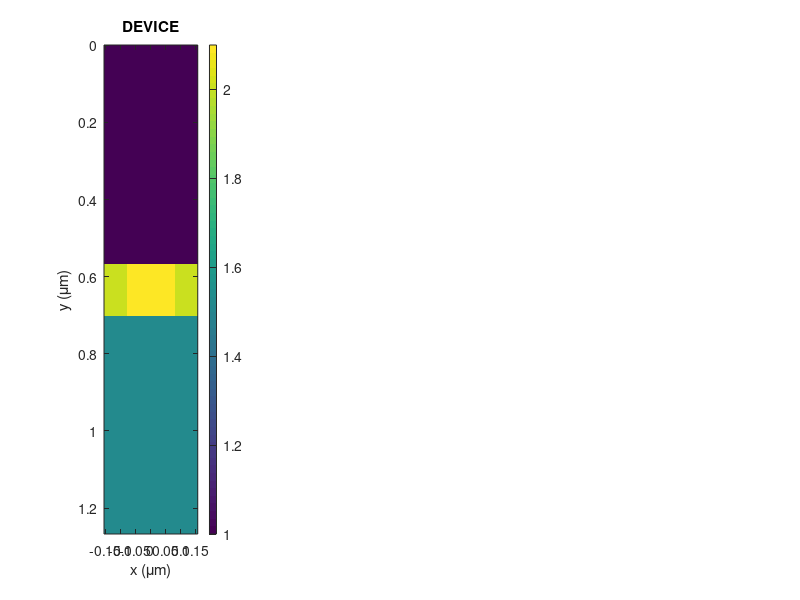

MATLAB code to generate this figure: (Note: this script raises an error after producing the figure.)
% demo_gmr
%
% This MATLAB code demonstrates the finite-difference frequency-domain
% method by modeling transmission and reflectance from a guided-mode
% resonance filter.
%
%
% Raymond C. Rumpf
% Prime Research, LC
% Blacksburg, VA
%
% Example code written for short course on
% "Introduction to Optical Simulation Using the Finite-Difference
% Frequency-Domain Method."
% INITIALIZE MATLAB
close all; clc;
clear all;

% UNITS
micrometers = 1;
nanometers = micrometers / 1000;
radians = 1;
degrees = pi/180;

% INITIALIZE FIGURE WINDOW
ss = get(0,'ScreenSize');
figure('Position',[1 0.056*ss(4) ss(3) 0.87*ss(4)]);

%%%%%%%%%%%%%%%%%%%%%%%%%%%%%%%%%%%%%%%%%%%%%%%%%%%%%%%%%%%%%%%%%%%%%%%%%%
%% DEFINE SIMULATION PARAMETERS
%%%%%%%%%%%%%%%%%%%%%%%%%%%%%%%%%%%%%%%%%%%%%%%%%%%%%%%%%%%%%%%%%%%%%%%%%%
% SOURCE
LAMBDA = [400:1:700] * nanometers; %wavelength range to simulate
theta = 0 * degrees; %angle of incidence
pol = 'E'; %polarization or mode
% GMR
T = 134 * nanometers; %thickness of GMR grating
L = 314 * nanometers; %period of GMR grating
n1 = 1.00; %refractive index of superstrate
n2 = 1.52; %refractive index of substrate
nL = 2.00; %low refractive index of GMR
nH = 2.10; %high refractive index of GMR
f = 0.5; %duty cycle of GMR grating
% GRID
nmax = max([n1 n2 nL nH]); %maximum refractive index
NRES = 40; %grid resolution parameter
NPML = 20; %size of perfectly matched layer
buf_ylo = 500 * nanometers; %space between GMR and PML
buf_yhi = 500 * nanometers; %space between GMR and PML
%%%%%%%%%%%%%%%%%%%%%%%%%%%%%%%%%%%%%%%%%%%%%%%%%%%%%%%%%%%%%%%%%%%%%%%%%%
%% COMPUTE OPTIMIZED GRID
%%%%%%%%%%%%%%%%%%%%%%%%%%%%%%%%%%%%%%%%%%%%%%%%%%%%%%%%%%%%%%%%%%%%%%%%%%
% INITIAL GRID RESOLUTION
dx1 = min(LAMBDA) /nmax/NRES; %must resolve smallest wavelength
dy1 = dx1;

dx2 = f*L/NRES; %must resolve finest dimension
dy2 = T/NRES;

dx = min(dx1,dx2); %choose smallest numbers
dy = min(dy1,dy2);

% SNAP GRID TO CRITICAL DIMENSIONS
nx = ceil(L/dx); dx = L/nx; %snap x-grid to GMR period
ny = ceil(T/dy); dy = T/ny; %snap y-grid to GMR thickness

% GRID SIZE
Sx = L; %physical size along x
Sy = buf_ylo + T + buf_yhi; %physical size along y
Nx = round(Sx/dx); %grid size along x
Ny = round(Sy/dy) + 2*NPML; %grid size along y
% ENSURE Nx IS ODD FOR FFT
Nx = 2*round(Nx/2) + 1;
dx = Sx/Nx;

% 2X GRID PARAMETERS
Nx2 = 2*Nx; %grid size is twice
Ny2 = 2*Ny;

dx2 = dx/2; %grid spacing is halved
dy2 = dy/2;

% GRID AXES
xa = [0:Nx-1]*dx; xa = xa - mean(xa);
ya = [0:Ny-1]*dy;
xa2 = [0:Nx2-1]*dx2; xa2 = xa2 - mean(xa2);
ya2 = [0:Ny2-1]*dy2;

% REPORT GRID SIZE
disp(['Grid size is: Nx = ' num2str(Nx)]);
disp([' Ny = ' num2str(Ny)]);

% CLEAR TEMPORARY VARIABLES
clear dx1 dy1 nx ny;

%%%%%%%%%%%%%%%%%%%%%%%%%%%%%%%%%%%%%%%%%%%%%%%%%%%%%%%%%%%%%%%%%%%%%%%%%%
%% BUILD GMR DEVICE ON 2X GRID
%%%%%%%%%%%%%%%%%%%%%%%%%%%%%%%%%%%%%%%%%%%%%%%%%%%%%%%%%%%%%%%%%%%%%%%%%%
% COMPUTE STRUCTURE INDICES
nx1 = round((Nx2-f*L/dx2)/2); %position of left of high index
nx2 = round((Nx2+f*L/dx2)/2); %position of right of high index
ny1 = 2*NPML + round(buf_ylo/dy2); %position of top of GMR
ny1 = 2*round(ny1/2) + 1; %make position index odd
ny2 = ny1 + round(T/dy2) - 1; %compute bottom position


% BUILD GMRER2 = er1*ones(Nx2,Ny2);


N2X = n1 * ones(Nx2,Ny2); %initialize entire grid with n1
N2X(:,ny1:ny2) = nL; %fill GMR with nL
N2X(nx1:nx2,ny1:ny2) = nH; %add nH to GMR
N2X(:,ny2+1:Ny2) = n2; %add n2 to superstrate region
% SHOW DEVICE
subplot(141);
imagesc(xa/micrometers,ya/micrometers,N2X');
xlabel('x (\mum)');
ylabel('y (\mum)');
title('DEVICE');
colorbar;
drawnow;

% COMPUTE DIELECTRIC AND MAGNETIC FUNCTIONS
ER2 = N2X.^2; %er = n^2
UR2 = ones(Nx2,Ny2); %no magnetic response
% CLEAR TEMPORARY VARIABLES
clear nx1 nx2 ny1 ny2 N2X;

%%%%%%%%%%%%%%%%%%%%%%%%%%%%%%%%%%%%%%%%%%%%%%%%%%%%%%%%%%%%%%%%%%%%%%%%%%
%% SIMULATE GUIDED-MODE RESONANCE FILTER
%%%%%%%%%%%%%%%%%%%%%%%%%%%%%%%%%%%%%%%%%%%%%%%%%%%%%%%%%%%%%%%%%%%%%%%%%%
% INITIALIZE RECORD VARIABLES
NLAM = length(LAMBDA); %determine how many simulations

REF = zeros(NLAM,1); %initialize reflection record
TRN = zeros(NLAM,1); %initialize transmission record
% ITERATE OVER WAVELENGTH
for nlam = 1 : NLAM

 % Get Next Wavelength
 lam0 = LAMBDA(nlam);

 % Compute Source Vector
 k0 = 2*pi/lam0;
 kinc = k0*n1 * [sin(theta);cos(theta)];

 % Call FDFD2D
 RES2 = [dx2 dy2];
 [R,T,m,F] = fdfd2d(lam0,UR2,ER2,RES2,NPML,kinc,pol);

 % Record Transmission and Reflection Response (%)
 REF(nlam) = 100*sum(R(:)); %add all spatial harmonics
 TRN(nlam) = 100*sum(T(:)); % to compute total power

 % Show Field
 subplot(142);
 imagesc(xa/micrometers,ya/micrometers,real(F)');
 xlabel('x (\mum)');
 ylabel('y (\mum)');
 title('FIELD');
 colorbar;

 % Show Spectra
 subplot(1,4,3:4);
 plot(LAMBDA(1:nlam)/nanometers,REF(1:nlam),'-r'); hold on;
 plot(LAMBDA(1:nlam)/nanometers,TRN(1:nlam),'-b');
 plot(LAMBDA(1:nlam)/nanometers,REF(1:nlam)+TRN(1:nlam),':k'); hold off;
 axis([min(LAMBDA)/nanometers max(LAMBDA)/nanometers 0 105]);
 xlabel('Wavelength (nm)');
 ylabel('% ','Rotation',0);
 title('SPECTRAL RESPONSE');

 drawnow; %update graphics now!
end


function [DEX,DEY,DHX,DHY] = yeeder2d(NS,RES,BC,kinc);
% YEEDER2D Yee Grid Derivative Operators on a 2D Grid
%
% [DEX,DEY,DHX,DHY] = yeeder2d(NS,RES,BC,kinc);
%
% Input Arguments
% =================
% NS [Nx Ny] 1X grid size
% RES [dx dy] 1X grid resolution
% BC [xlo xhi ylo yhi] boundary conditions
% -2: pseudo-periodic (requires kinc)
% -1: periodic
% 0: Dirichlet
% kinc [kx ky] incident wave vector
% This argument is only needed for pseudo-periodic boundaries.
%
% Note: For normalized grids, use dx=k0*dx and kinc=kinc/k0
%
% Output Arguments
% =================
%
% Ey(i+1,j) - Ey(i,j) Ex(i,j+1) - Ex(i,j)
% DEX*Ex = ------------------- DEY*Ey = -------------------
% dx dy
%
% Hy(i,j) - Hy(i-1,j) Hx(i,j) - Hx(i,j-1)
% DHX*Hx = ------------------- DHY*Hy = -------------------
% dx dy
%
% Raymond C. Rumpf
% Prime Research, LC
% Blacksburg, VA
%
% Example code written for short course on
% "Introduction to Optical Simulation Using the Finite-Difference
% Frequency-Domain Method."
%%%%%%%%%%%%%%%%%%%%%%%%%%%%%%%%%%%%%%%%%%%%%%%%%%%%%%%%%%%%%%%%%%%%%%%%%%
% VERIFY INPUT/OUTPUT ARGUMENTS
%%%%%%%%%%%%%%%%%%%%%%%%%%%%%%%%%%%%%%%%%%%%%%%%%%%%%%%%%%%%%%%%%%%%%%%%%%
% VERIFY NUMBER OF INPUT ARGUMENTS
error(nargchk(3,4,nargin));

% VERIFY NUMBER OF OUTPUT ARGUMENTS
error(nargchk(1,4,nargout));

% EXTRACT GRID PARAMETERS
Nx = NS(1); dx = RES(1);
Ny = NS(2); dy = RES(2);

% DETERMINE MATRIX SIZE
M = Nx*Ny;

%%%%%%%%%%%%%%%%%%%%%%%%%%%%%%%%%%%%%%%%%%%%%%%%%%%%%%%%%%%%%%%%%%%%%%%%%%
% DEX
%%%%%%%%%%%%%%%%%%%%%%%%%%%%%%%%%%%%%%%%%%%%%%%%%%%%%%%%%%%%%%%%%%%%%%%%%%
% INITIALIZE MATRIX
DEX = sparse(M,M);

% PLACE MAIN DIAGONALS
DEX = spdiags(-ones(M,1),0,DEX);
DEX = spdiags(+ones(M,1),+1,DEX);

% CORRECT BOUNDARY TERMS (DEFAULT TO DIRICHLET)
for ny = 1 : Ny-1
 neq = Nx*(ny-1) + Nx;
 DEX(neq,neq+1) = 0;
end

% HANDLE BOUNDARY CONDITIONS ON XHI SIDE
switch BC(2)
 case -2,
 dpx = exp(-i*kinc(1)*Nx*dx);
 for ny = 1 : Ny
 neq = Nx*(ny-1) + Nx;
 nv = Nx*(ny-1) + 1;
 DEX(neq,nv) = +dpx;
 end
 case -1,
 for ny = 1 : Ny
 neq = Nx*(ny-1) + Nx;
 nv = Nx*(ny-1) + 1;
 DEX(neq,nv) = +1;
 end
 case 0, %Dirichlet
 otherwise,
 error('Unrecognized x-high boundary condition.');
end
% FINISH COMPUTATION
DEX = DEX / dx;

%%%%%%%%%%%%%%%%%%%%%%%%%%%%%%%%%%%%%%%%%%%%%%%%%%%%%%%%%%%%%%%%%%%%%%%%%%
% DEY
%%%%%%%%%%%%%%%%%%%%%%%%%%%%%%%%%%%%%%%%%%%%%%%%%%%%%%%%%%%%%%%%%%%%%%%%%%
% INITIALIZE MATRIX
DEY = sparse(M,M);

% PLACE MAIN DIAGONALS
DEY = spdiags(-ones(M,1),0,DEY);
DEY = spdiags(+ones(M,1),+Nx,DEY);

% HANDLE BOUNDARY CONDITIONS ON YHI SIDE
switch BC(4)
 case -2,
 dpy = exp(-i*kinc(2)*Ny*dy);
 for nx = 1 : Nx
 neq = Nx*(Ny-1) + nx;
 nv = nx;
 DEY(neq,nv) = +dpy;
 end
 case -1,
 for nx = 1 : Nx
 neq = Nx*(Ny-1) + nx;
 nv = nx;
 DEY(neq,nv) = +1;
 end
 case 0,
 otherwise,
 error('Unrecognized y-high boundary condition.');
end
% FINISH COMPUTATION
DEY = DEY / dy;

%%%%%%%%%%%%%%%%%%%%%%%%%%%%%%%%%%%%%%%%%%%%%%%%%%%%%%%%%%%%%%%%%%%%%%%%%%
% DHX
%%%%%%%%%%%%%%%%%%%%%%%%%%%%%%%%%%%%%%%%%%%%%%%%%%%%%%%%%%%%%%%%%%%%%%%%%%
% INITIALIZE MATRIX
DHX = sparse(M,M);

% PLACE MAIN DIAGONALS
DHX = spdiags(+ones(M,1),0,DHX);
DHX = spdiags(-ones(M,1),-1,DHX);

% CORRECT BOUNDARY TERMS (DEFAULT TO DIRICHLET)
for ny = 2 : Ny
 neq = Nx*(ny-1) + 1;

 DHX(neq,neq-1) = 0;
end
% HANDLE BOUNDARY CONDITIONS ON XLOW SIDE
switch BC(1)
 case -2,
 dpx = exp(+i*kinc(1)*Nx*dx);
 for ny = 1 : Ny
 neq = Nx*(ny-1) + 1;
 nv = Nx*(ny-1) + Nx;
 DHX(neq,nv) = -dpx;
 end
 case -1,
 for ny = 1 : Ny
 neq = Nx*(ny-1) + 1;
 nv = Nx*(ny-1) + Nx;
 DHX(neq,nv) = -1;
 end
 case 0,
 otherwise,
 error('Unrecognized x-low boundary condition.');
end
% FINISH COMPUTATION
DHX = DHX / dx;

%%%%%%%%%%%%%%%%%%%%%%%%%%%%%%%%%%%%%%%%%%%%%%%%%%%%%%%%%%%%%%%%%%%%%%%%%%
% DHY
%%%%%%%%%%%%%%%%%%%%%%%%%%%%%%%%%%%%%%%%%%%%%%%%%%%%%%%%%%%%%%%%%%%%%%%%%%
% INITIALIZE MATRIX
DHY = sparse(M,M);

% PLACE MAIN DIAGONALS
DHY = spdiags(+ones(M,1),0,DHY);
DHY = spdiags(-ones(M,1),-Nx,DHY);

% HANDLE BOUNDARY CONDITIONS ON YLOW SIDE
switch BC(3)
 case -2,
 dpy = exp(+i*kinc(2)*Ny*dy);
 for nx = 1 : Nx
 neq = nx;
 nv = Nx*(Ny-1) + nx;
 DHY(neq,nv) = -dpy;
 end
 case -1,
 for nx = 1 : Nx
 neq = nx;
 nv = Nx*(Ny-1) + nx;
 DHY(neq,nv) = -1;
 end
 case 0,
 otherwise,
 error('Unrecognized y-low boundary condition.');
end
% FINISH COMPUTATION
DHY = DHY / dy;
end

function [R,T,m,F] = fdfd2d(lam0,UR2,ER2,RES2,NPML,kinc,pol)
% FDFD2D Two-Dimensional Finite-Difference Frequency-Domain
%
% This MATLAB code simulates optical structures using the
% finite-difference frequency-domain method.
%
% INPUT ARGUMENTS
% lam0 is the free space wavelength
% UR2 contains the relative permeability on a 2X grid
% ER2 contains the relative permittivity on a 2X grid
% NPML is the size of the PML on the 1X grid
% RES2 = [dx2 dy2]
% kinc is the indicent wave vector
% pol is the polarization ('E' or 'H')
%
% OUTPUT ARGUMENTS
% R contains diffraction efficiencies of reflected waves
% T contains diffraction efficiencies of transmitted waves
% m contains the indices of the harmonics in R and T
% F is the computed field
%
% Raymond C. Rumpf
% Prime Research, LC
% Blacksburg, VA
%
% Example code written for short course on
% "Introduction to Optical Simulation Using the Finite-Difference
% Frequency-Domain Method."
%%%%%%%%%%%%%%%%%%%%%%%%%%%%%%%%%%%%%%%%%%%%%%%%%%%%%%%%%%%%%%%%%%%%%%%%%%
%% HANDLE INPUT AND OUTPUT ARGUMENTS
%%%%%%%%%%%%%%%%%%%%%%%%%%%%%%%%%%%%%%%%%%%%%%%%%%%%%%%%%%%%%%%%%%%%%%%%%%
% DETERMINE SIZE OF GRID
[Nx2,Ny2] = size(ER2);
dx2 = RES2(1);
dy2 = RES2(2);

% 1X GRID PARAMETERS
Nx = Nx2/2; dx = 2*dx2;
Ny = Ny2/2; dy = 2*dy2;

% COMPUTE MATRIX SIZE
M = Nx*Ny;

% COMPUTE REFRACTIVE INDEX IN REFLECTION REGION
erref = ER2(:,1); erref = mean(erref(:));
urref = UR2(:,1); urref = mean(urref(:));
nref = sqrt(erref*urref);
if erref<0 && urref<0
 nref = - nref;
end
% COMPUTE REFRACTIVE INDEX IN TRANSMISSION REGION
ertrn = ER2(:,Ny2); ertrn = mean(ertrn(:));
urtrn = UR2(:,Ny2); urtrn = mean(urtrn(:));
ntrn = sqrt(ertrn*urtrn);
if ertrn<0 && urtrn<0
 ntrn = - ntrn;
end
%%%%%%%%%%%%%%%%%%%%%%%%%%%%%%%%%%%%%%%%%%%%%%%%%%%%%%%%%%%%%%%%%%%%%%%%%%
%% INCORPORATE PERFECTLY MATCHED LAYER BOUNDARY CONDITION
%%%%%%%%%%%%%%%%%%%%%%%%%%%%%%%%%%%%%%%%%%%%%%%%%%%%%%%%%%%%%%%%%%%%%%%%%%
% PML PARAMETERS
N0 = 376.73032165; %free space impedance
amax = 3;
cmax = 1;
p = 3;

% INITIALIZE PML TO PROBLEM SPACE
sx = ones(Nx2,Ny2);
sy = ones(Nx2,Ny2);

% COMPUTE FREE SPACE WAVE NUMBERS
k0 = 2*pi/lam0;

% Y PML
N = 2*NPML;
for n = 1 : N
 % compute PML value
 ay = 1 + amax*(n/N)^p;
 cy = cmax*sin(0.5*pi*n/N)^2;
 s = ay*(1-i*cy*N0/k0);
 % incorporate value into PML
 sy(:,N-n+1) = s;
 sy(:,Ny2-N+n) = s;
end


% COMPUTE TENSOR COMPONENTS WITH PML
ER2xx = ER2 ./ sx .* sy;
ER2yy = ER2 .* sx ./ sy;
ER2zz = ER2 .* sx .* sy;

UR2xx = UR2 ./ sx .* sy;
UR2yy = UR2 .* sx ./ sy;
UR2zz = UR2 .* sx .* sy;

% OVERLAY MATERIALS ONTO 1X GRID
ERxx = ER2xx(2:2:Nx2,1:2:Ny2);
ERyy = ER2yy(1:2:Nx2,2:2:Ny2);
ERzz = ER2zz(1:2:Nx2,1:2:Ny2);
URxx = UR2xx(1:2:Nx2,2:2:Ny2);
URyy = UR2yy(2:2:Nx2,1:2:Ny2);
URzz = UR2zz(2:2:Nx2,2:2:Ny2);

% CLEAR TEMPORARY VARIABLES
clear N0 amax cmax p sx sy n N ay cy s;
clear UR2 ER2 ER2xx ER2yy ER2zz UR2xx UR2yy UR2zz;

%%%%%%%%%%%%%%%%%%%%%%%%%%%%%%%%%%%%%%%%%%%%%%%%%%%%%%%%%%%%%%%%%%%%%%%%%%
%% PERFORM FINITE-DIFFERENCE FREQUENCY-DOMAIN ANALYSIS
%%%%%%%%%%%%%%%%%%%%%%%%%%%%%%%%%%%%%%%%%%%%%%%%%%%%%%%%%%%%%%%%%%%%%%%%%%
% FORM DIAGONAL MATERIAL MATRICES
ERxx = diag(sparse(ERxx(:)));
ERyy = diag(sparse(ERyy(:)));
ERzz = diag(sparse(ERzz(:)));

URxx = diag(sparse(URxx(:)));
URyy = diag(sparse(URyy(:)));
URzz = diag(sparse(URzz(:)));

% COMPUTE DERIVATIVE OPERATORS
NS = [Nx Ny];
RES = [dx dy];
BC = [-2 -2 0 0];
[DEX,DEY,DHX,DHY] = yeeder2d(NS,k0*RES,BC,kinc/k0);

% COMPUTE FIELD MATRIX
switch pol
 case 'E',
 A = DHX/URyy*DEX + DHY/URxx*DEY + ERzz;
 case 'H',
 A = DEX/ERyy*DHX + DEY/ERxx*DHY + URzz;
 otherwise,
 error('Unrecognized polarization.');
end

% COMPUTE SOURCE FIELD
xa = [0:Nx-1]*dx;
ya = [0:Ny-1]*dy;
[Y,X] = meshgrid(ya,xa);
fsrc = exp(-i*(kinc(1)*X+kinc(2)*Y));
fsrc = fsrc(:);

% COMPUTE SCATTERED-FIELD MASKING MATRIX
Q = zeros(Nx,Ny);
Q(:,1:NPML+2) = 1;
Q = diag(sparse(Q(:)));

% COMPUTE SOURCE VECTOR
f = (Q*A-A*Q)*fsrc;

% PREPARE MEMORY
clear NS RES BC DEX DEZ DHX DHZ;
clear ya X Y fsrc;
clear ERxx ERyy ERzz URxx URyy URzz;

% COMPUTE FIELD
F = A\f; %backward division is used here!!
F = full(F);
F = reshape(F,Nx,Ny);

%%%%%%%%%%%%%%%%%%%%%%%%%%%%%%%%%%%%%%%%%%%%%%%%%%%%%%%%%%%%%%%%%%%%%%%%%%
%% COMPUTE DIFFRACTION EFFICIENCIES
%%%%%%%%%%%%%%%%%%%%%%%%%%%%%%%%%%%%%%%%%%%%%%%%%%%%%%%%%%%%%%%%%%%%%%%%%%
% EXTRACT REFLECTED AND TRANSMITTED WAVES
Fref = F(:,NPML+1);
Ftrn = F(:,Ny-NPML);

% REMOVE PHASE TILT
p = exp(+i*kinc(1)*xa');
Fref = Fref .* p;
Ftrn = Ftrn .* p;

% COMPUTE SPATIAL HARMONICS
Fref = fftshift(fft(Fref))/Nx;
Ftrn = fftshift(fft(Ftrn))/Nx;

% COMPUTE WAVE VECTOR COMPONENTS OF THE SPATIAL HARMONICS
m = [-floor(Nx/2):floor(Nx/2)]';
kx = kinc(1) - 2*pi*m/(Nx*dx);
kzR = conj( sqrt((k0*nref)^2 - kx.^2) );
kzT = conj( sqrt((k0*ntrn)^2 - kx.^2) );

% COMPUTE DIFFRACTION EFFICIENCY
switch pol
 case 'E',
 R = abs(Fref).^2 .* real(kzR/kinc(2));
 T = abs(Ftrn).^2 .* real(kzT*urref/kinc(2)/urtrn);
 case 'H',
 R = abs(Fref).^2 .* real(kzR/kinc(2));
 T = abs(Ftrn).^2 .* real(kzT*erref/kinc(2)/ertrn);
end
end

